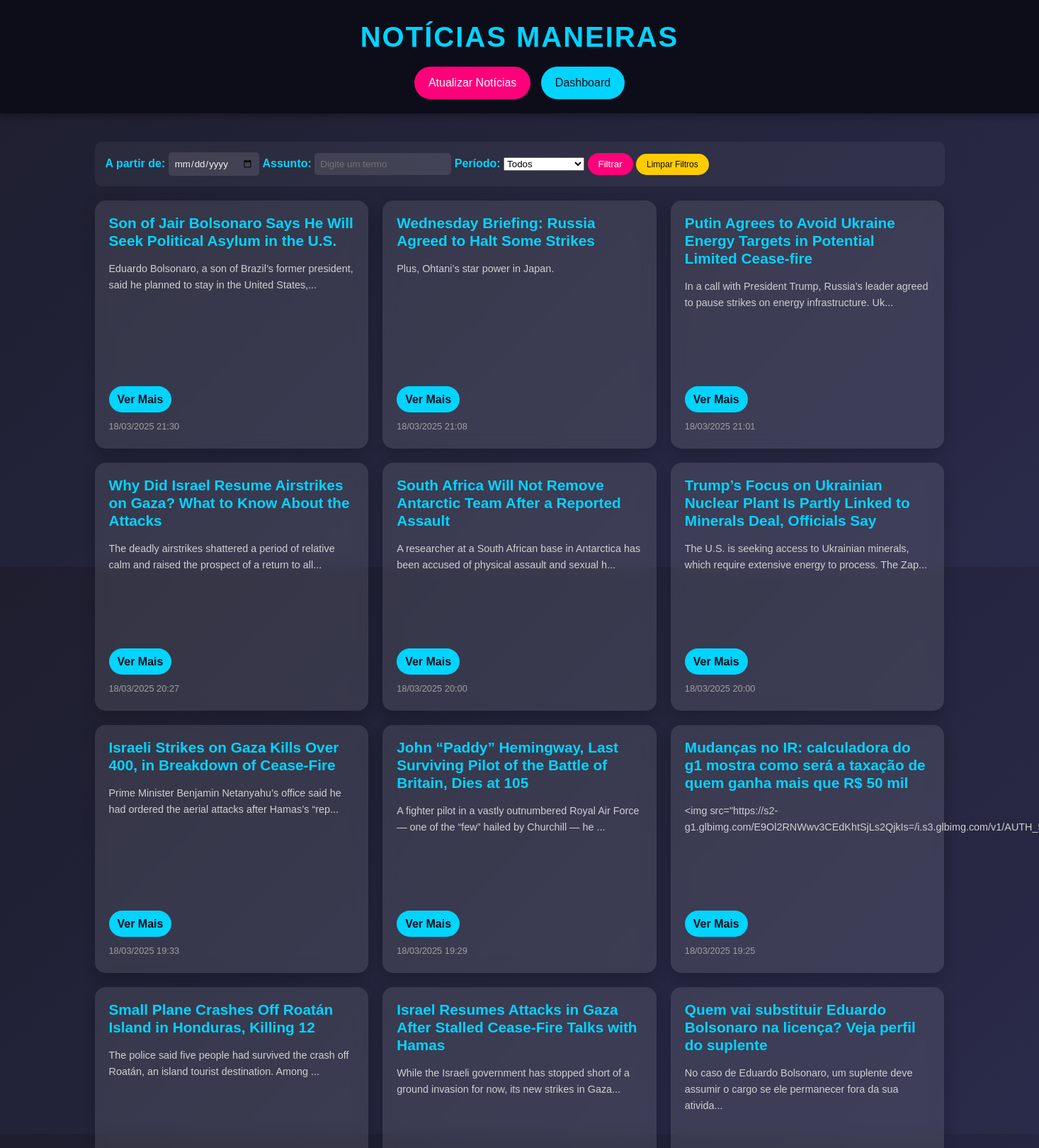
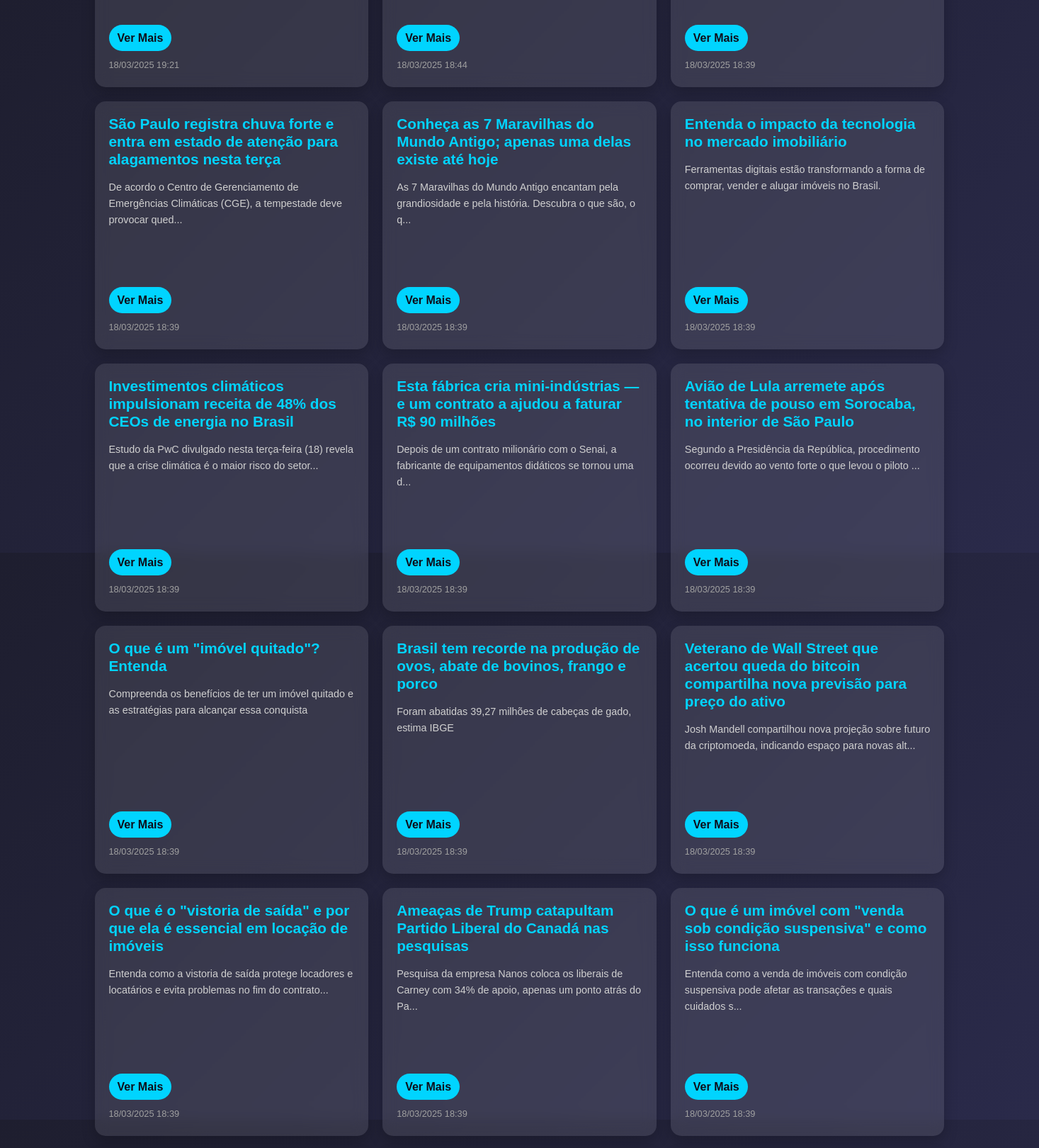
The page / (upper part) on the database its author committed (2 pictures, top to bottom).
### app/models.py (models this page shows)
class Noticia(db.Model):
    __tablename__ = 'Noticia'
    id = db.Column(db.Integer, primary_key=True)
    titulo = db.Column(db.String(200), nullable=False)
    conteudo = db.Column(db.Text, nullable=False)
    url = db.Column(db.String(500), unique=True, nullable=False)
    data_publicacao = db.Column(db.DateTime, nullable=False)

### app/routes.py (the view)
@app.route('/', methods=['GET'])
def index():
    data_filtro = request.args.get('data', None)
    assunto_filtro = request.args.get('assunto', None)
    periodo = request.args.get('periodo', None)
    query = Noticia.query
    if data_filtro:
        try:
            data = datetime.strptime(data_filtro, '%Y-%m-%d')
            query = query.filter(db.func.date(Noticia.data_publicacao) >= data.date())
        except ValueError:
            pass
    if assunto_filtro:
        query = query.filter(
            (Noticia.titulo.ilike(f'%{assunto_filtro}%')) |
            (Noticia.conteudo.ilike(f'%{assunto_filtro}%'))
        )
    if periodo == 'semana':
        data_inicio = datetime.now() - timedelta(days=7)
        query = query.filter(Noticia.data_publicacao >= data_inicio)
    elif periodo == 'mes':
        data_inicio = datetime.now() - timedelta(days=30)
        query = query.filter(Noticia.data_publicacao >= data_inicio)
    noticias = query.order_by(Noticia.data_publicacao.desc()).all()
    return render_template('index.html', noticias=noticias)

### app/templates/index.html (shortened to what this page needs)
<!DOCTYPE html>
<html lang="pt-br">
<head>
    <link rel="stylesheet" href="{{ url_for('static', filename='styles.css') }}">
</head>
<body>
    <header>
        <h1>Notícias Maneiras</h1>
        <a href="/atualizar" class="btn-atualizar">Atualizar Notícias</a>
        <a href="/dashboard" class="btn-dashboard">Dashboard</a>
    </header>
        <main>
        <section class="filtro-container">
            <form method="GET" action="/">
                <label for="data">A partir de:</label>
                <input type="date" id="data" name="data">
                <label for="assunto">Assunto:</label>
                <input type="text" id="assunto" name="assunto" placeholder="Digite um termo">
                <label for="periodo">Período:</label>
                <select id="periodo" name="periodo">
                    <option value="">Todos</option>
                </select>
                <button type="submit" class="btn-filtrar">Filtrar</button>
                <a href="/" class="btn-limpar">Limpar Filtros</a>
            </form>
        </section>
        <section class="noticias-container">
            {% for noticia in noticias %}
                <article class="noticia-card">
                    <h2>{{ noticia.titulo }}</h2>
                    <p>{{ noticia.conteudo[:100] + '...' if noticia.conteudo|length > 100 else noticia.conteudo }}</p>
                    <a href="{{ url_for('noticia_detalhe', id=noticia.id) }}" class="btn-leia-mais">Ver Mais</a>
                    <small>{{ noticia.data_publicacao.strftime('%d/%m/%Y %H:%M') }}</small>
                </article>
            {% endfor %}
        </section>
    </main>
</body>
</html>

### app/static/styles.css (style rules this page uses)
* { margin: 0; padding: 0; box-sizing: border-box; font-family: 'Arial', sans-serif; }
body { background: linear-gradient(135deg, #1e1e2f 0%, #2a2a4a 100%); color: #f0f0f0; line-height: 1.6; min-height: 100vh; display: flex; flex-direction: column; }
header { background: #0d0d1a; padding: 20px; text-align: center; box-shadow: 0 4px 10px rgba(0, 0, 0, 0.3); }
header h1 { font-size: 2.5em; color: #00d4ff; text-transform: uppercase; letter-spacing: 2px; }
.btn-atualizar, .btn-voltar { display: inline-block; margin-top: 10px; padding: 10px 20px; background: #ff007a; color: #fff; text-decoration: none; border-radius: 25px; transition: transform 0.3s, background 0.3s; }
main { flex: 1; padding: 20px; }
.filtro-container { max-width: 1200px; margin: 20px auto; padding: 15px; background: rgba(255, 255, 255, 0.05); border-radius: 10px; display: flex; gap: 15px; align-items: center; }
.filtro-container label { color: #00d4ff; font-weight: bold; }
.filtro-container input { padding: 8px; border: none; border-radius: 5px; background: rgba(255, 255, 255, 0.1); color: #f0f0f0; }
.btn-filtrar { padding: 8px 15px; background: #ff007a; color: #fff; border: none; border-radius: 20px; cursor: pointer; transition: background 0.3s; }
.btn-limpar { font-size: 12px; padding: 8px 15px; background: #ffcc00; color: #0d0d1a; text-decoration: none; border-radius: 20px; transition: background 0.3s; }
.noticias-container { max-width: 1200px; margin: 0 auto; display: grid; grid-template-columns: repeat(auto-fit, minmax(300px, 1fr)); gap: 20px; }
.noticia-card { background: rgba(255, 255, 255, 0.1); border-radius: 15px; padding: 20px; backdrop-filter: blur(10px); box-shadow: 0 8px 20px rgba(0, 0, 0, 0.2); transition: transform 0.3s, box-shadow 0.3s; height: 350px; display: flex; flex-direction: column; gap: 10px; }
.noticia-card h2 { font-size: 1.3em; color: #00d4ff; margin-bottom: 5px; line-height: 1.2; }
.noticia-card p { font-size: 0.9em; color: #d0d0d0; margin-bottom: 10px; flex-grow: 1; }
.btn-leia-mais { display: inline-block; padding: 6px 12px; background: #00d4ff; color: #0d0d1a; text-decoration: none; border-radius: 20px; font-weight: bold; transition: background 0.3s; align-self: flex-start; }
.noticia-card small { font-size: 0.8em; color: #a0a0a0; }
.btn-dashboard { display: inline-block; margin-top: 10px; margin-left: 10px; padding: 10px 20px; background: #00d4ff; color: #0d0d1a; text-decoration: none; border-radius: 25px; transition: background 0.3s; }

### rows shown on the page
Noticia: titulo "Son of Jair Bolsonaro Says He Will Seek Political Asylum in the U.S.", conteudo "Eduardo Bolsonaro, a son of Brazil’s former president, said he planned to stay in the United States,...", data_publicacao "18/03/2025 21:30"
Noticia: titulo "Wednesday Briefing: Russia Agreed to Halt Some Strikes", conteudo "Plus, Ohtani’s star power in Japan.", data_publicacao "18/03/2025 21:08"
Noticia: titulo "Putin Agrees to Avoid Ukraine Energy Targets in Potential Limited Cease-fire", conteudo "In a call with President Trump, Russia’s leader agreed to pause strikes on energy infrastructure. Uk...", data_publicacao "18/03/2025 21:01"
Noticia: titulo "Why Did Israel Resume Airstrikes on Gaza? What to Know About the Attacks", conteudo "The deadly airstrikes shattered a period of relative calm and raised the prospect of a return to all...", data_publicacao "18/03/2025 20:27"
Noticia: titulo "South Africa Will Not Remove Antarctic Team After a Reported Assault", conteudo "A researcher at a South African base in Antarctica has been accused of physical assault and sexual h...", data_publicacao "18/03/2025 20:00"
Noticia: titulo "Trump’s Focus on Ukrainian Nuclear Plant Is Partly Linked to Minerals Deal, Officials Say", conteudo "The U.S. is seeking access to Ukrainian minerals, which require extensive energy to process. The Zap...", data_publicacao "18/03/2025 20:00"
Noticia: titulo "Israeli Strikes on Gaza Kills Over 400, in Breakdown of Cease-Fire", conteudo "Prime Minister Benjamin Netanyahu’s office said he had ordered the aerial attacks after Hamas’s “rep...", data_publicacao "18/03/2025 19:33"
Noticia: titulo "John “Paddy” Hemingway, Last Surviving Pilot of the Battle of Britain, Dies at 105", conteudo "A fighter pilot in a vastly outnumbered Royal Air Force — one of the “few” hailed by Churchill — he ...", data_publicacao "18/03/2025 19:29"
Noticia: titulo "Mudanças no IR: calculadora do g1 mostra como será a taxação de quem ganha mais que R$ 50 mil", conteudo "<img…", data_publicacao "18/03/2025 19:25"
Noticia: titulo "Small Plane Crashes Off Roatán Island in Honduras, Killing 12", conteudo "The police said five people had survived the crash off Roatán, an island tourist destination. Among ...", data_publicacao "18/03/2025 19:21"
Noticia: titulo "Israel Resumes Attacks in Gaza After Stalled Cease-Fire Talks with Hamas", conteudo "While the Israeli government has stopped short of a ground invasion for now, its new strikes in Gaza...", data_publicacao "18/03/2025 18:44"
Noticia: titulo "Quem vai substituir Eduardo Bolsonaro na licença? Veja perfil do suplente", conteudo "No caso de Eduardo Bolsonaro, um suplente deve assumir o cargo se ele permanecer fora da sua ativida...", data_publicacao "18/03/2025 18:39"
Noticia: titulo "São Paulo registra chuva forte e entra em estado de atenção para alagamentos nesta terça", conteudo "De acordo o Centro de Gerenciamento de Emergências Climáticas (CGE), a tempestade deve provocar qued...", data_publicacao "18/03/2025 18:39"
Noticia: titulo "Conheça as 7 Maravilhas do Mundo Antigo; apenas uma delas existe até hoje", conteudo "As 7 Maravilhas do Mundo Antigo encantam pela grandiosidade e pela história. Descubra o que são, o q...", data_publicacao "18/03/2025 18:39"
Noticia: titulo "Entenda o impacto da tecnologia no mercado imobiliário", conteudo "Ferramentas digitais estão transformando a forma de comprar, vender e alugar imóveis no Brasil.", data_publicacao "18/03/2025 18:39"
Noticia: titulo "Investimentos climáticos impulsionam receita de 48% dos CEOs de energia no Brasil", conteudo "Estudo da PwC divulgado nesta terça-feira (18) revela que a crise climática é o maior risco do setor...", data_publicacao "18/03/2025 18:39"
Noticia: titulo "Esta fábrica cria mini-indústrias — e um contrato a ajudou a faturar R$ 90 milhões", conteudo "Depois de um contrato milionário com o Senai, a fabricante de equipamentos didáticos se tornou uma d...", data_publicacao "18/03/2025 18:39"
Noticia: titulo "Avião de Lula arremete após tentativa de pouso em Sorocaba, no interior de São Paulo", conteudo "Segundo a Presidência da República, procedimento ocorreu devido ao vento forte o que levou o piloto ...", data_publicacao "18/03/2025 18:39"
Noticia: titulo "O que é um \"imóvel quitado\"? Entenda", conteudo "Compreenda os benefícios de ter um imóvel quitado e as estratégias para alcançar essa conquista", data_publicacao "18/03/2025 18:39"
Noticia: titulo "Brasil tem recorde na produção de ovos, abate de bovinos, frango e porco", conteudo "Foram abatidas 39,27 milhões de cabeças de gado, estima IBGE", data_publicacao "18/03/2025 18:39"
Noticia: titulo "Veterano de Wall Street que acertou queda do bitcoin compartilha nova previsão para preço do ativo", conteudo "Josh Mandell compartilhou nova projeção sobre futuro da criptomoeda, indicando espaço para novas alt...", data_publicacao "18/03/2025 18:39"
Noticia: titulo "O que é o \"vistoria de saída\" e por que ela é essencial em locação de imóveis", conteudo "Entenda como a vistoria de saída protege locadores e locatários e evita problemas no fim do contrato...", data_publicacao "18/03/2025 18:39"
Noticia: titulo "Ameaças de Trump catapultam Partido Liberal do Canadá nas pesquisas", conteudo "Pesquisa da empresa Nanos coloca os liberais de Carney com 34% de apoio, apenas um ponto atrás do Pa...", data_publicacao "18/03/2025 18:39"
Noticia: titulo "O que é um imóvel com \"venda sob condição suspensiva\" e como isso funciona", conteudo "Entenda como a venda de imóveis com condição suspensiva pode afetar as transações e quais cuidados s...", data_publicacao "18/03/2025 18:39"
